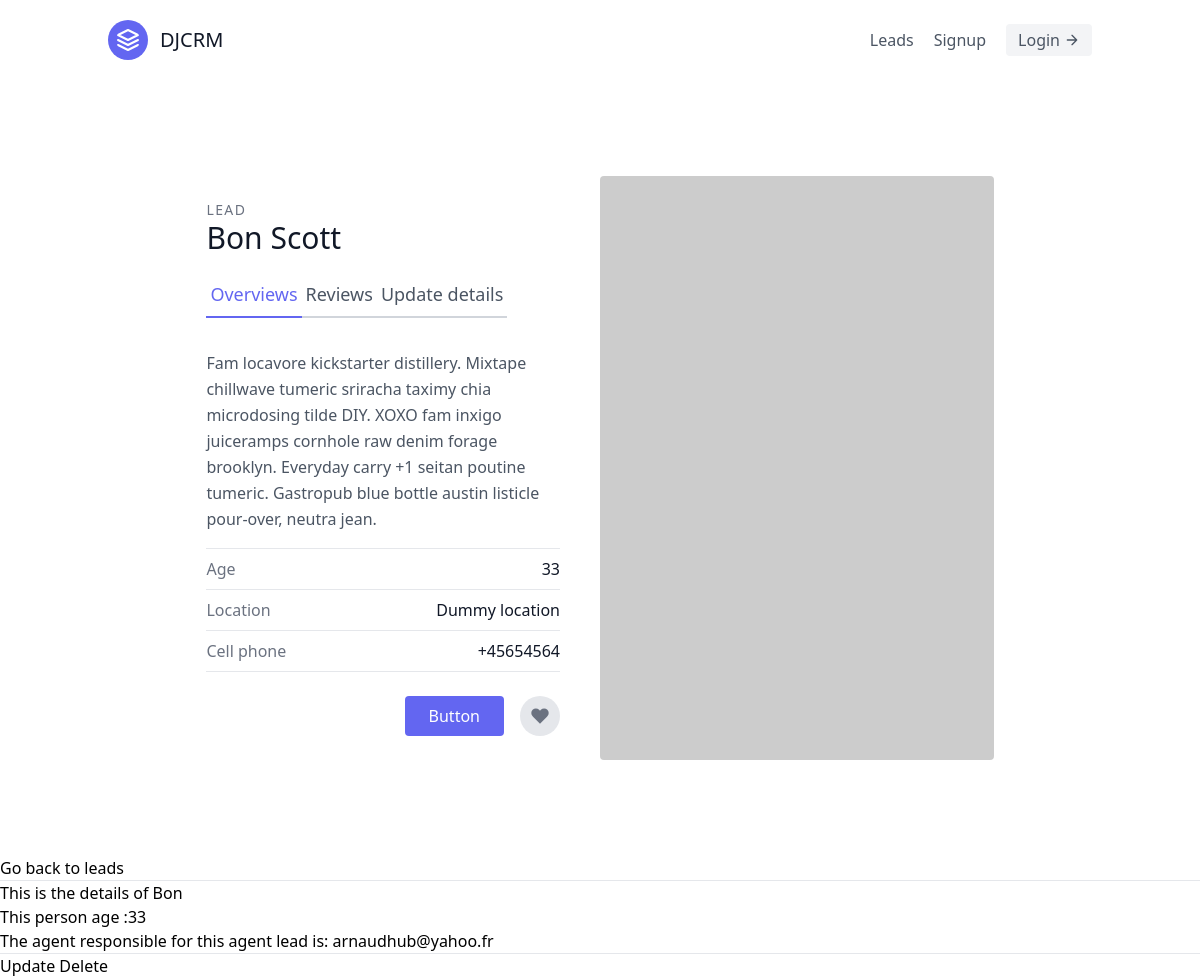
Before: /leads/2/ with the older database file.
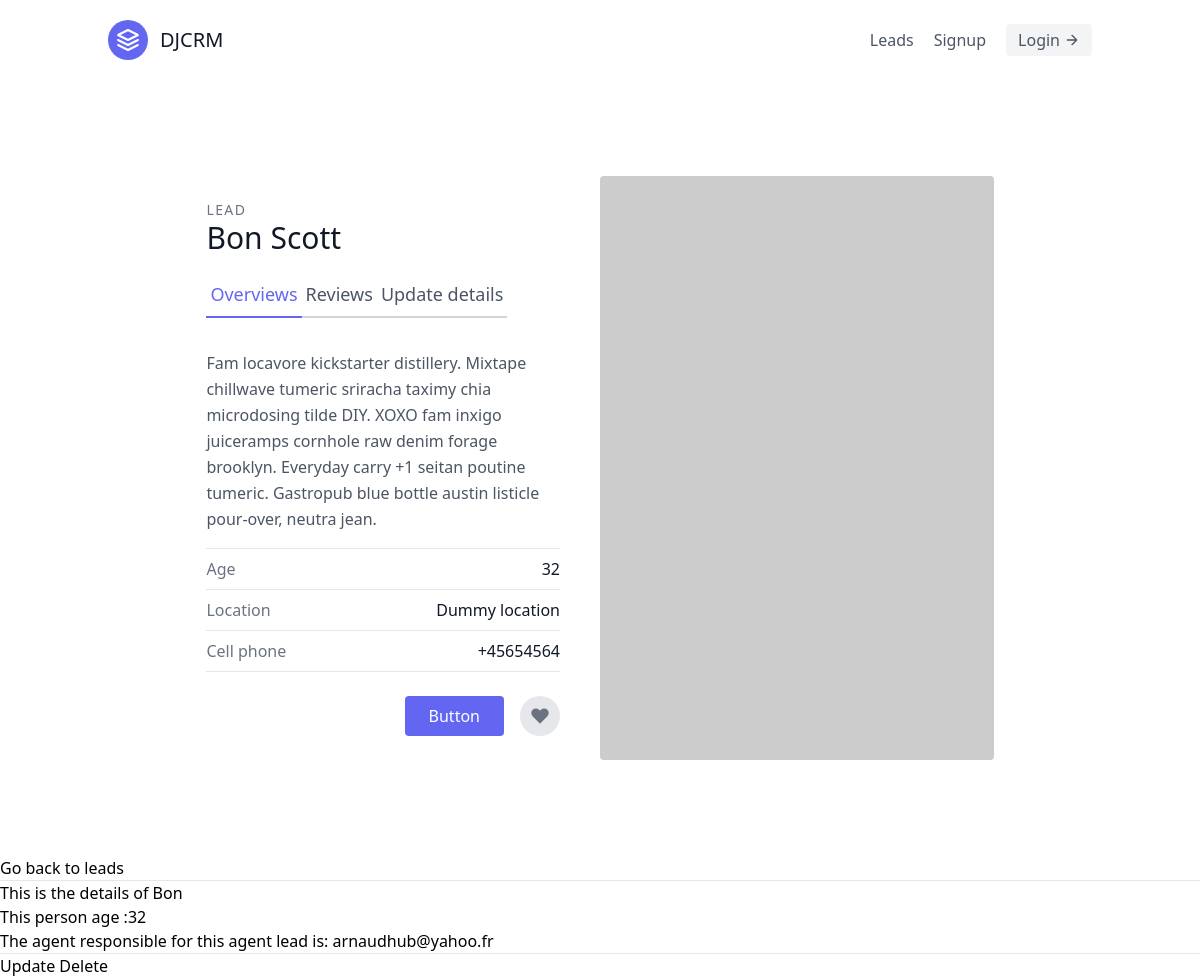
After: the same page with the newer database file.
### leads/models.py (models this page shows, shortened)
class Lead(models.Model):
    first_name = models.CharField(max_length=20)
    last_name = models.CharField(max_length=20)
    age = models.IntegerField(default=0)
    agent = models.ForeignKey("Agent",on_delete=models.CASCADE)

class Agent(models.Model):
    user = models.OneToOneField(User,on_delete=models.CASCADE)
    def __str__(self):
        return self.user.email

class User(AbstractUser):
    pass

### leads/views.py (the view)
# urls.py: path('<int:pk>/', LeadDetailView.as_view(), name="lead-detail"),
class LeadDetailView(generic.DetailView):
    template_name = "leads/lead_detail.html"
    queryset = Lead.objects.all()
    context_object_name = "lead"

### leads/templates/leads/lead_detail.html
{% extends "base.html" %}
{% block content %}
<section class="text-gray-600 body-font overflow-hidden">
    <div class="container px-5 py-24 mx-auto">
      <div class="lg:w-4/5 mx-auto flex flex-wrap">
        <div class="lg:w-1/2 w-full lg:pr-10 lg:py-6 mb-6 lg:mb-0">
          <h2 class="text-sm title-font text-gray-500 tracking-widest">LEAD</h2>
            <h1 class="text-gray-900 text-3xl title-font font-medium mb-4">
              {{ lead.first_name }} {{ lead.last_name }}
            </h1>
                <div class="flex mb-4">
                    <div class="flex mb-4">
                        <a href="{% url 'leads:lead-detail' lead.pk %}" class="flex-grow text-indigo-500 border-b-2 border-indigo-500 py-2 text-lg px-1">
                            Overviews
                        </a>
                        <a class="flex-grow border-b-2 border-gray-300 py-2 text-lg px-1">
                            Reviews
                        </a>
                        <a href="{% url 'leads:lead-update' lead.pk %}" class="flex-grow border-b-2 border-gray-300 py-2 text-lg px-1">
                            Update details
                        </a>
                    </div>
                </div>
          <p class="leading-relaxed mb-4">Fam locavore kickstarter distillery. Mixtape chillwave tumeric sriracha taximy chia microdosing tilde DIY. XOXO fam inxigo juiceramps cornhole raw denim forage brooklyn. Everyday carry +1 seitan poutine tumeric. Gastropub blue bottle austin listicle pour-over, neutra jean.</p>
          <div class="flex border-t border-gray-200 py-2">
            <span class="text-gray-500">Age</span>
            <span class="ml-auto text-gray-900">{{lead.age}}</span>
          </div>
          <div class="flex border-t border-gray-200 py-2">
            <span class="text-gray-500">Location</span>
            <span class="ml-auto text-gray-900">Dummy location</span>
          </div>
          <div class="flex border-t border-b mb-6 border-gray-200 py-2">
            <span class="text-gray-500">Cell phone</span>
            <span class="ml-auto text-gray-900">+45654564</span>
          </div>
          <div class="flex">
            <button class="flex ml-auto text-white bg-indigo-500 border-0 py-2 px-6 focus:outline-none hover:bg-indigo-600 rounded">Button</button>
            <button class="rounded-full w-10 h-10 bg-gray-200 p-0 border-0 inline-flex items-center justify-center text-gray-500 ml-4">
              <svg fill="currentColor" stroke-linecap="round" stroke-linejoin="round" stroke-width="2" class="w-5 h-5" viewBox="0 0 24 24">
                <path d="M20.84 4.61a5.5 5.5 0 00-7.78 0L12 5.67l-1.06-1.06a5.5 5.5 0 00-7.78 7.78l1.06 1.06L12 21.23l7.78-7.78 1.06-1.06a5.5 5.5 0 000-7.78z"></path>
              </svg>
            </button>
          </div>
        </div>
        <img alt="ecommerce" class="lg:w-1/2 w-full lg:h-auto h-64 object-cover object-center rounded" src="https://dummyimage.com/400x400">
      </div>
    </div>
  </section>
    <a href="{% url 'leads:lead-list' %}">Go back to leads</a>
    <hr>
    <h1>This is the details of {{ lead.first_name}}</h1>
    <p>This person age :{{ lead.age }} </p>
    <p>The agent responsible for this agent lead is: {{ lead.agent }} </p>
    <hr>
    <a href="{% url 'leads:lead-update' lead.pk %}">Update</a>
    <a href="{% url 'leads:lead-delete' lead.pk %}">Delete</a>
{% endblock content %}

### templates/base.html (shortened to what this page needs)
{% load static  %}
<!DOCTYPE html>
<html lang="en">
<head>
    <link rel="stylesheet" href="{% static 'css/styles.css/' %}">
    <link href="https://unpkg.com/tailwindcss@^2/dist/tailwind.min.css" rel="stylesheet">
</head>
<body>
    <div class="max-w-7xl mx-auto">
        {% include "navbar.html" %}
        {% block content %}
        {% endblock content %}
    </div>
</body>
</html>

### templates/navbar.html
<header class="text-gray-600 body-font">
    <div class="container mx-auto flex flex-wrap p-5 flex-col md:flex-row items-center">
      <a class="flex title-font font-medium items-center text-gray-900 mb-4 md:mb-0">
        <svg xmlns="http://www.w3.org/2000/svg" fill="none" stroke="currentColor" stroke-linecap="round" stroke-linejoin="round" stroke-width="2" class="w-10 h-10 text-white p-2 bg-indigo-500 rounded-full" viewBox="0 0 24 24">
          <path d="M12 2L2 7l10 5 10-5-10-5zM2 17l10 5 10-5M2 12l10 5 10-5"></path>
        </svg>
        <span class="ml-3 text-xl">DJCRM</span>
      </a>
      <nav class="md:ml-auto flex flex-wrap items-center text-base justify-center">
        <a href="{% url 'leads:lead-list' %}" class="mr-5 hover:text-gray-900">Leads</a>
        {% if not request.user.is_authenticated %}
        <a href="{% url 'signup' %}" class="mr-5 hover:text-gray-900">
          Signup
        </a>
        {% endif %}
      </nav>
      {% if request.user.is_authenticated %}
        logged in as :{{ request.user.username }}
        <a href="{% url 'logout' %}" class="inline-flex items-center bg-gray-100 border-0 py-1 px-3 focus:outline-none hover:bg-gray-200 rounded text-base mt-4 md:mt-0">
          Logout
          <svg fill="none" stroke="currentColor" stroke-linecap="round" stroke-linejoin="round" stroke-width="2" class="w-4 h-4 ml-1" viewBox="0 0 24 24">
            <path d="M5 12h14M12 5l7 7-7 7"></path>
          </svg>
      </a>
      {% else  %}
      <a href="{% url 'login' %}" class="inline-flex items-center bg-gray-100 border-0 py-1 px-3 focus:outline-none hover:bg-gray-200 rounded text-base mt-4 md:mt-0">
          Login
        <svg fill="none" stroke="currentColor" stroke-linecap="round" stroke-linejoin="round" stroke-width="2" class="w-4 h-4 ml-1" viewBox="0 0 24 24">
          <path d="M5 12h14M12 5l7 7-7 7"></path>
        </svg>
      </a>
      {% endif %}
    </div>
  </header>

### templates/scripts.html (shortened to what this page needs)
{% load static %}

Changed rows visible on the page:
changed Lead "Bon": age "33" → "32"
